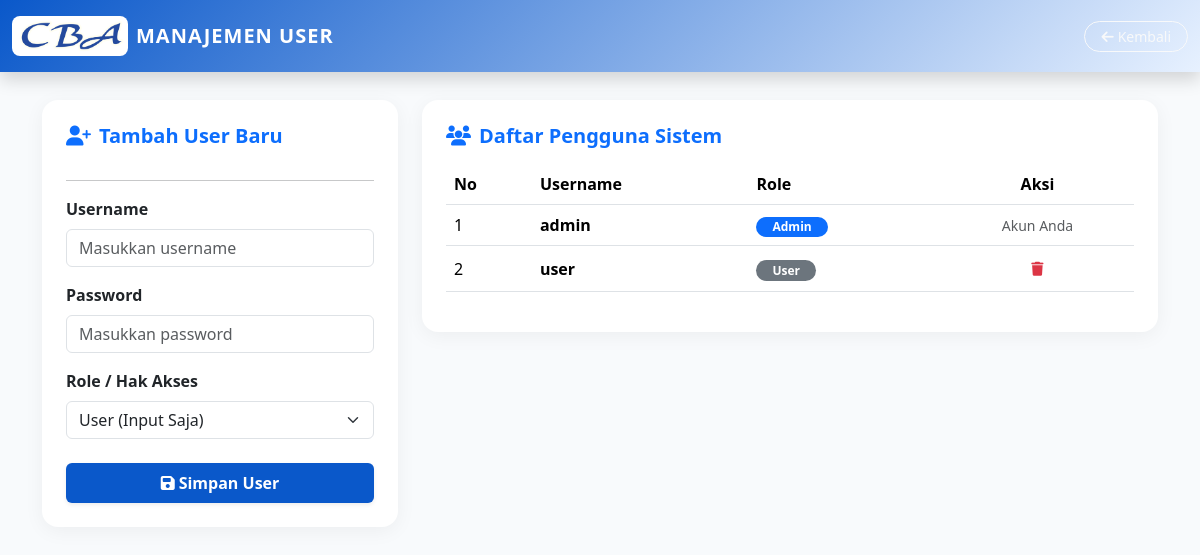
/users.php (signed in), run on the app's committed database.
### tables this page shows
CREATE TABLE `users` (
  `id` int(11) NOT NULL,
  `username` varchar(100) NOT NULL,
  `pass` varchar(100) NOT NULL,
  `nama` varchar(200) DEFAULT NULL,
  `email` varchar(200) DEFAULT NULL,
  `status` enum('Aktif','Non-Aktif') DEFAULT 'Aktif',
  `role` enum('Admin','User') DEFAULT 'User',
  `created_at` datetime DEFAULT current_timestamp()
);

### users.php (the view, shortened to what this page needs)
<?php
include "config/koneksi.php";
$listUsers = mysqli_query($conn, "SELECT * FROM users ORDER BY username ASC");
?>
<!DOCTYPE html>
<html lang="id">
<head>
  <link href="https://cdn.jsdelivr.net/npm/bootstrap@5.3.2/dist/css/bootstrap.min.css" rel="stylesheet">
  <link rel="stylesheet" href="https://cdnjs.cloudflare.com/ajax/libs/font-awesome/6.4.2/css/all.min.css">
</head>
<body>
  <nav class="navbar navbar-dark fixed-top py-3 shadow">
    <div class="container-fluid d-flex justify-content-between align-items-center">
      <div class="d-flex align-items-center gap-2 text-white" style="cursor:pointer" onclick="window.location.href='dashboard.php'">
        <img src="assets/images/cba.png" alt="Logo CBA" style="height:40px; background:white; padding:4px; border-radius:8px;">
        <span class="fw-bold fs-5" style="letter-spacing:1px">MANAJEMEN USER</span>
      </div>
      <a href="dashboard.php" class="btn btn-sm btn-outline-light rounded-pill px-3">
        <i class="fa-solid fa-arrow-left me-1"></i>Kembali
      </a>
    </div>
  </nav>
  <div class="container" style="margin-top:100px; padding-bottom:40px;">
    <div class="row">
      <div class="col-lg-4 mb-4">
        <div class="card p-4">
          <h5 class="fw-bold mb-3 text-primary"><i class="fa-solid fa-user-plus me-2"></i>Tambah User Baru</h5>
          <hr>
          <form method="POST">
            <div class="mb-3">
              <label class="form-label fw-semibold">Username</label>
              <input type="text" name="username" class="form-control" placeholder="Masukkan username" required>
            </div>
            <div class="mb-3">
              <label class="form-label fw-semibold">Password</label>
              <input type="password" name="password" class="form-control" placeholder="Masukkan password" required>
            </div>
            <div class="mb-4">
              <label class="form-label fw-semibold">Role / Hak Akses</label>
              <select name="role" class="form-select" required>
                <option value="User">User (Input Saja)</option>
              </select>
            </div>
            <button type="submit" name="tambah_user" class="btn btn-primary w-100 py-2 fw-bold shadow-sm">
              <i class="fa-solid fa-save me-1"></i>Simpan User
            </button>
          </form>
        </div>
      </div>
      <div class="col-lg-8">
        <div class="card p-4">
          <h5 class="fw-bold mb-3 text-primary"><i class="fa-solid fa-users me-2"></i>Daftar Pengguna Sistem</h5>
          <div class="table-responsive">
            <table class="table table-hover align-middle">
              <thead>
                <tr>
                  <th>No</th>
                  <th>Username</th>
                  <th>Role</th>
                  <th class="text-center">Aksi</th>
                </tr>
              </thead>
              <tbody>
                <?php $no = 1; while ($u = mysqli_fetch_assoc($listUsers)): ?>
                <tr>
                  <td><?= $no++ ?></td>
                  <td class="fw-bold"><?= htmlspecialchars($u['username']) ?></td>
                  <td>
                    <span class="badge <?= $u['role'] == 'Admin' ? 'bg-primary' : 'bg-secondary' ?> rounded-pill px-3">
                      <?= $u['role'] ?>
                    </span>
                  </td>
                  <td class="text-center">
                    <?php if ($u['id'] != $_SESSION['id']): ?>
                    <button class="btn btn-sm btn-outline-danger border-0" onclick="confirmDelete(<?= $u['id'] ?>)">
                      <i class="fa-solid fa-trash"></i>
                    </button>
                    <?php else: ?>
                    <small class="text-muted italic">Akun Anda</small>
                    <?php endif; ?>
                  </td>
                </tr>
                <?php endwhile; ?>
              </tbody>
            </table>
          </div>
        </div>
      </div>
    </div>
  </div>
</body>
</html>

### users.php (style rules this page uses)
:root { --blue: #0d6efd; --blue-dark: #0a58ca; --blue-light: #e7f1ff; }
body { background: #f8fafc; font-family: 'Segoe UI', Tahoma, Geneva, Verdana, sans-serif; }
.navbar { background: linear-gradient(135deg, var(--blue-dark), var(--blue-light)); }
.card { border: none; border-radius: 16px; box-shadow: 0 4px 20px rgba(0,0,0,0.05); }
.table thead { background: #f1f5f9; }
.btn-primary { background: var(--blue-dark); border: none; }

### data on the page
users: username "admin", role "Admin", shows "Akun Anda"
users: username "user", role "User"
